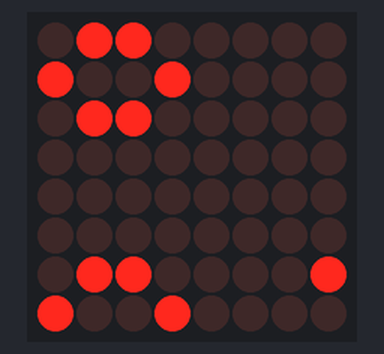
Bench run of a sketch on a simulated Arduino Uno, built with avr-gcc and run on an emulated ATmega328P. Shown: 8×8 LED matrix. Random numbers use the default seed unless the sketch sets one; what the sketch prints to the serial monitor is not drawn.

Above: at 0.9 s.
At 7.7 s:
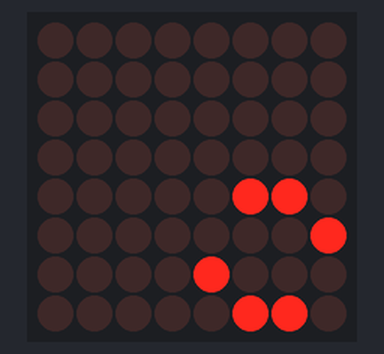
At 16.1 s:
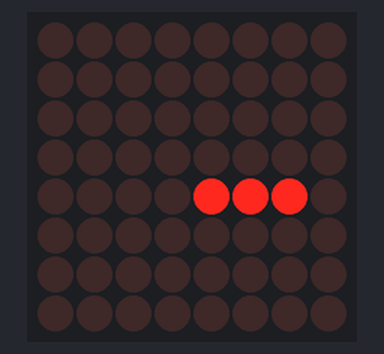
At 23.42 s:
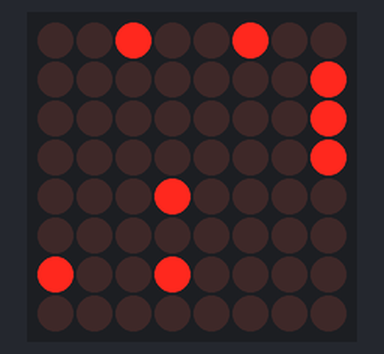
At 31.4 s:
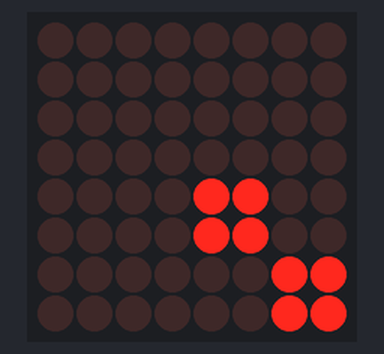
At 34.4 s:
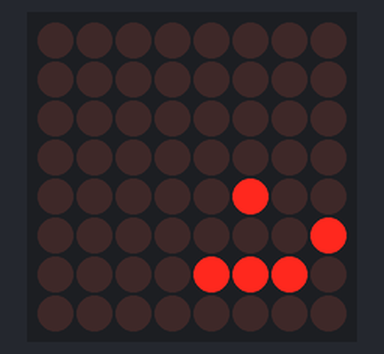

Measured:
- what the display in image 0 shows lasts 3.8 s, from 0.9 s to 4.7 s
- what the display in image 1 shows lasts 0.9 s, from 7.6 s to 8.5 s
- what the display in image 2 shows lasts 0.4 s, from 15.9 s to 16.3 s
- what the display in image 4 shows lasts 0.6 s, from 31.4 s to 32.0 s

The sketch:

life.ino
```cpp
//include the library
#include "LedControlMS.h"

/*
Configuring the LEDMatrix:
Digital 2 is conneted to DIN (Data IN)
Digital 3 is connected to CLK (CLocK)
Digital 4 is connected to CS (LOAD)
5V is connected to VCC
GND is connected to GND
There is only one MAX7219 display module.
*/

#define NBR_MTX 1
LedControl lc=LedControl(2,3,4, NBR_MTX);
//LedControl lc=LedControl(2,3,4, NBR_MTX);
/* wait time between updates of the display */
unsigned long delaytime=100;

bool stateCur[8][8];
bool stateNew[8][8];

void createBlinker(int xcord,int ycord){
  stateCur[0+xcord][0+ycord]=true;
  stateCur[0+xcord][1+ycord]=true;
  stateCur[0+xcord][2+ycord]=true;
}

void createBeacon(int xcord,int ycord){
  /*
   * xx__
   * xx__
   * __xx
   * __xx
   */
  stateCur[2+xcord][2+ycord]=true;
  stateCur[2+xcord][3+ycord]=true;
  stateCur[3+xcord][2+ycord]=true;
  stateCur[3+xcord][3+ycord]=true;

  stateCur[0+xcord][0+ycord]=true;
  stateCur[0+xcord][1+ycord]=true;
  stateCur[1+xcord][0+ycord]=true;
  stateCur[1+xcord][1+ycord]=true;
}

void createToad(int xcord,int ycord){
  /*
   * __X_
   * X__X
   * X__X
   * _X__
   */
  stateCur[0+xcord][1+ycord]=true;
  stateCur[0+xcord][2+ycord]=true;
  stateCur[1+xcord][3+ycord]=true;
  stateCur[2+xcord][0+ycord]=true;
  stateCur[3+xcord][1+ycord]=true;
  stateCur[3+xcord][2+ycord]=true;
}

void createGlider(int xcord,int ycord){
  /*
   * _X_
   * __X
   * XXX
   */
  stateCur[0+xcord][1+ycord]=true;
  stateCur[1+xcord][3+ycord]=true;
  stateCur[2+xcord][0+ycord]=true;
  stateCur[2+xcord][1+ycord]=true;
  stateCur[2+xcord][2+ycord]=true;
}

void createRandom(int numItems){
  for(int i=0; i<numItems; i++){
    int ycord=random(0,8);
    int xcord=random(0,8);
    stateCur[xcord][ycord]=true;
  }
}

void createRandom(){
  for(int i=0; i<8; i++){
    for(int k=0; k<8; k++){
      stateCur[i][k]=false;
    }
  }
  switch(random(0,5)){
    case 0: createBlinker(4,4);break;
    case 1: createBeacon(4,4);break;
    case 2: createToad(4,4);break;
    case 3: createGlider(4,4);break;
    case 4: createRandom(8);break;
  }
}


void setup() { // initalizes and sets up the initial values. Declaring function setup.
  /* The display module is in power-saving mode on startup.
  Do a wakeup call */
  Serial.begin(9600); // setting data rate as 9600 bits per second for serial data communication to computer
  Serial.println("Setup"); //prints data to serial port as human-readable text
  randomSeed(analogRead(0));
  for (int i=0; i< NBR_MTX; i++){
    lc.shutdown(i,false); //keep the screen on
    lc.setIntensity(i,8); // set brightness to medium values
    lc.clearDisplay(i); //clear the display after each letter
  }
  //createRandom();
  createRandom();
}

int getNeighborCount(int xcord, int ycord){
  int leftSide = max(xcord-1,0);
  int rightSide = min(xcord+1,8);
  int topSide = max(ycord-1,0);
  int botSide = min(ycord+1,8);
  int neighbors=0;

  for(int i=leftSide; i<rightSide+1; i++){
    for(int k=topSide; k<botSide+1; k++){
      if(i==xcord || k==ycord){
        //continue;
      }
      if(stateCur[i][k]==true){
        neighbors++;
      }
    }
  }
  if(stateCur[xcord][ycord]==true){
    neighbors=max(neighbors-1,0);
  }
  return neighbors;
}


bool checkLife(int xcord, int ycord){
  int numNeighbors = getNeighborCount(xcord,ycord);
  bool curState=stateCur[xcord][ycord];
  if(curState){
    if(numNeighbors == 2 || numNeighbors == 3){
      return true;
    }
  }
  else{
    if(numNeighbors == 3){
      return true;
    }
  }
  return false;
}

void drawState(){
  for(int i=0; i<8; i++){
    for(int k=0; k<8; k++){
      lc.setLed(0,i,k,stateCur[i][k]);
    }
  }
}


void transitionState(){
  for(int i=0; i<8; i++){
    for(int k=0; k<8; k++){
      stateCur[i][k]=stateNew[i][k];
    }
  }
}

int drawCount=0;

void loop() { //declaring function loop
  drawState();
  //Turn each led on in turn
  for(int i=0; i<8; i++){
    for(int k=0; k<8; k++){
      bool lifeState=checkLife(i,k);
      stateNew[i][k]=lifeState;
    }
  }
  transitionState();
  if(drawCount>20){
    createRandom();
  }
  else{
    drawCount++;
  }
  delay(200);
}
```
